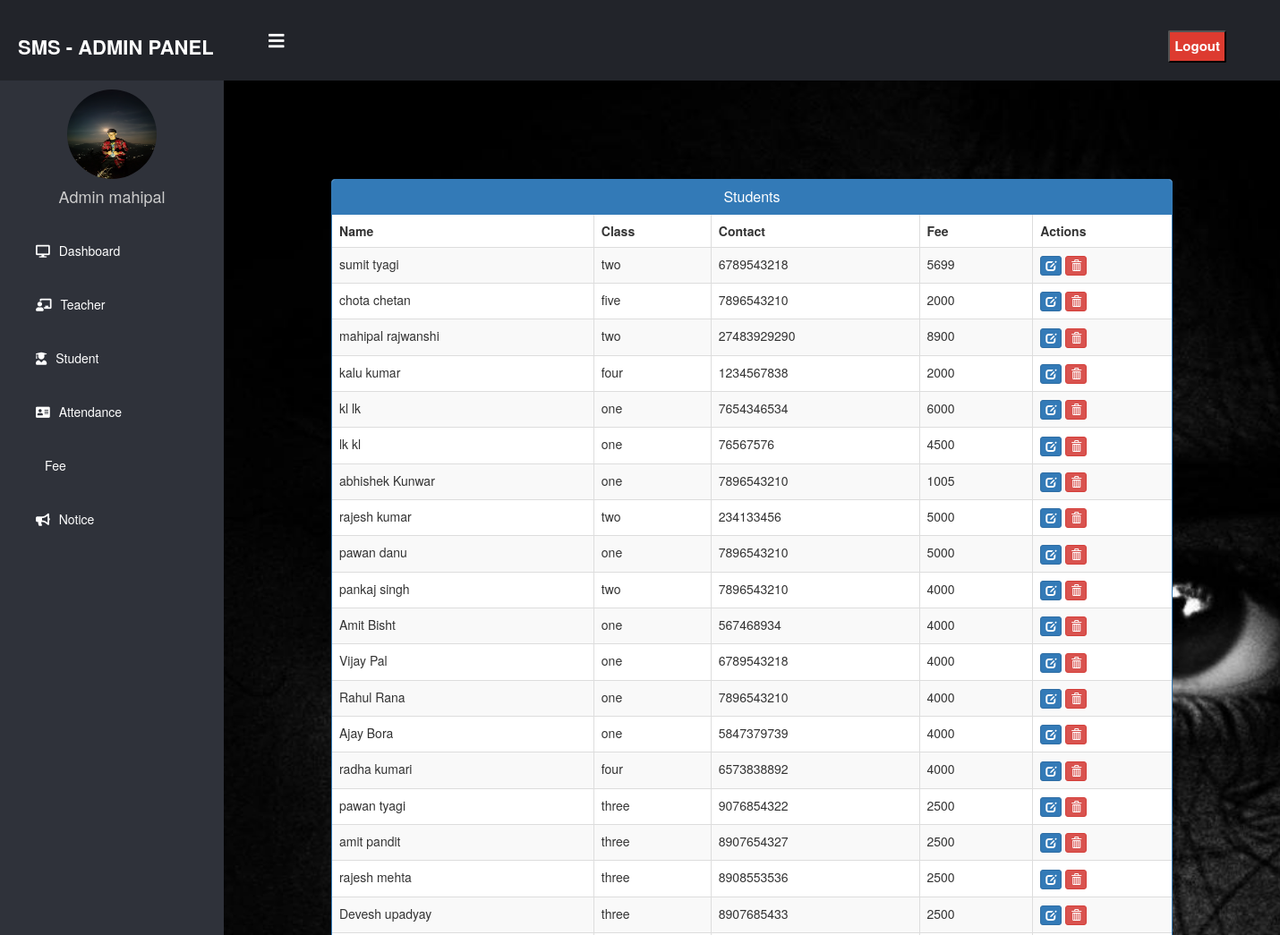
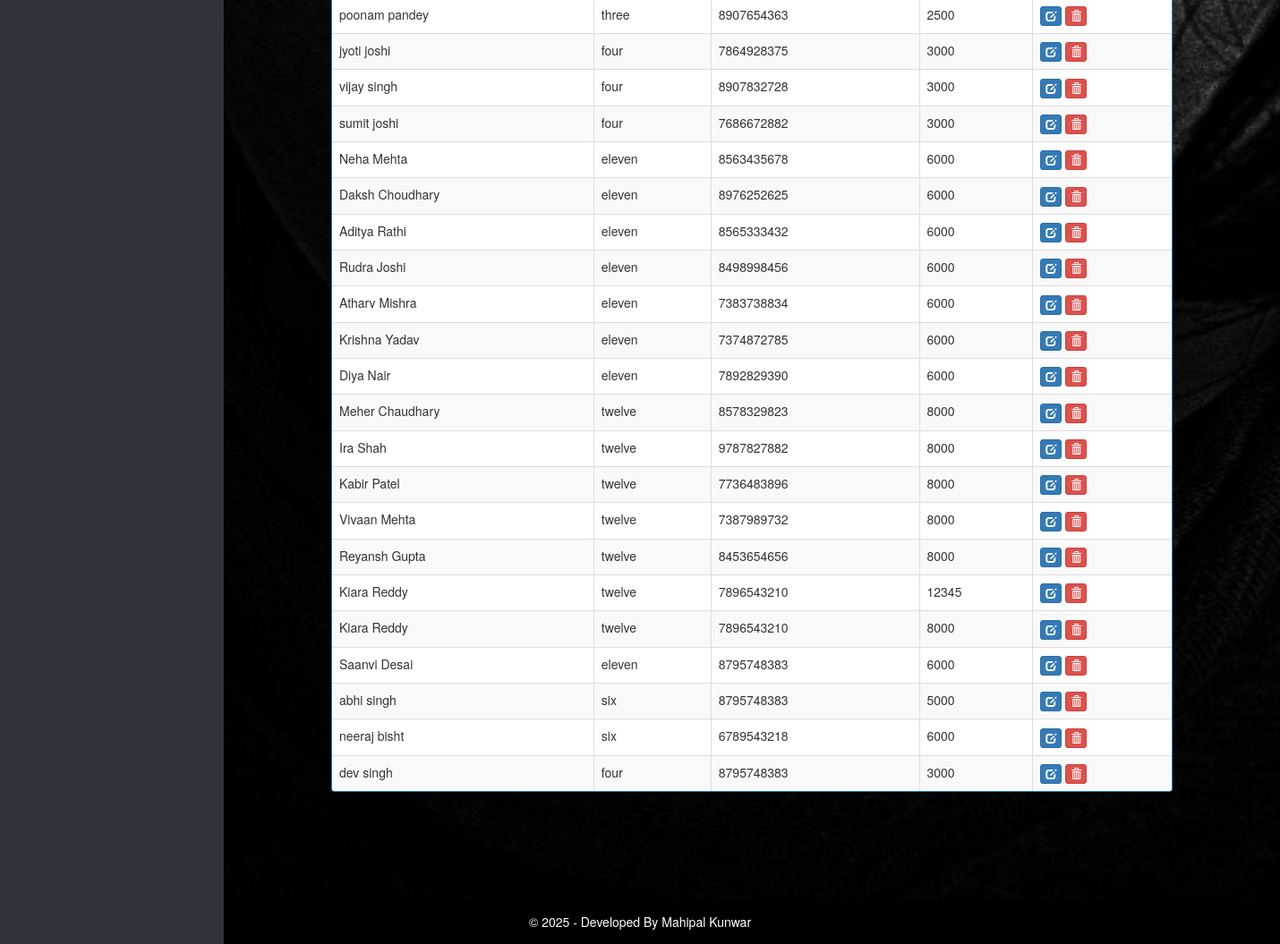
The page /admin-view-student/ (signed in) on the database its author committed (2 pictures, top to bottom).
### school/models.py (models this page shows, shortened)
class StudentExtra(models.Model):
    user=models.OneToOneField(User,on_delete=models.CASCADE)
    roll = models.CharField(max_length=10)
    mobile = models.CharField(max_length=40,null=True)
    fee=models.PositiveIntegerField(null=True)
    cl= models.CharField(max_length=10,choices=classes,default='one')
    status=models.BooleanField(default=False)
    admission_date = models.DateField(auto_now_add=True)
    @property
    def get_name(self):
        return self.user.first_name+" "+self.user.last_name

### school/views.py (the view)
# urls.py: path('admin-view-student/', views.admin_view_student_view,name='admin-view-student'),
@login_required(login_url='adminlogin')
@user_passes_test(is_admin)
def admin_view_student_view(request):
    students=models.StudentExtra.objects.all().filter(status=True)
    return render(request,'school/admin_view_student.html',{'students':students})

### school/views.py (called while the page is built)
def is_admin(user):
    return user.groups.filter(name='ADMIN').exists()

### templates/school/admin_view_student.html (shortened to what this page needs)
{% extends 'school/adminbase.html' %}
{% block content %}
<head>
  <link href="//netdna.bootstrapcdn.com/bootstrap/3.0.0/css/bootstrap.min.css" rel="stylesheet" id="bootstrap-css">
</head>
<div class="container">
  <div class="row">
    <div class="panel panel-primary">
      <div class="panel-heading">
        <h6 class="panel-title">Students</h6>
      </div>
      <table class="table table-hover table-striped table-bordered" id="dev-table">
        <thead>
          <tr>
            <th>Name</th>
            <th>Class</th>
            <th>Contact</th>
            <th>Fee</th>
            <th>Actions</th>
          </tr>
        </thead>
        {% for s in students %}
        <tr>
          <td> {{s.get_name}}</td>
          <td>{{s.cl}}</td>
          <td>{{s.mobile}}</td>
          <td>{{s.fee}}</td>
          <td><a class="btn btn-primary btn-xs" href="{% url 'update-student' s.id  %}"><span class="glyphicon glyphicon-edit"></span></a>
         <a class="btn btn-danger btn-xs" href="{% url 'delete-student-from-school' s.id  %}"><span class="glyphicon glyphicon-trash"></span></a></td>
        </tr>
        {% endfor %}
      </table>
    </div>
  </div>
</div>
{% endblock content %}

### templates/school/adminbase.html (shortened to what this page needs)
<!DOCTYPE html>
{% load static %}
<html lang="en" dir="ltr">
<head>
  <link rel="stylesheet" href="https://cdnjs.cloudflare.com/ajax/libs/font-awesome/5.12.1/css/all.min.css">
</head>
<body>
  <header>
    <label for="check">
      <i class="fas fa-bars" id="sidebar_btn"></i>
    </label>
    <div class="left_area">
      <h3>SMS - Admin Panel</h3>
    </div>
    <div class="right_area">
      <form method="POST" action="{% url 'logout' %}" style="display:inline;">
        <button type="submit" class="logout_btn">Logout</button>
      </form>
    </div>
  </header>
  <div class="sidebar">
    <center>
      <img src="{% static 'images/admin-icn.png' %}" class="profile_image" alt="">
      <h4>Admin {{ request.user.first_name }}</h4>
    </center>
    <a href="/admin-dashboard"><i class="fas fa-desktop"></i><span>Dashboard</span></a>
    <a href="/admin-teacher"><i class="fas fa-chalkboard-teacher"></i><span>Teacher</span></a>
    <a href="/admin-student"><i class="fas fa-user-graduate"></i><span>Student</span></a>
    <a href="/admin-attendance"><i class="fas fa-address-card"></i><span>Attendance</span></a>
    <a href="/admin-fee"><span>Fee</span></a>
    <a href="/admin-notice"><i class="fas fa-bullhorn"></i><span>Notice</span></a>
  </div>
  <div class="content">
    {% block content %}{% endblock content %}
  </div>
  <footer>
    &copy; 2025 - Developed By Mahipal Kunwar
  </footer>
</body>
</html>

### templates/school/admin_view_student.html (style rules this page uses)
a:link { text-decoration: none; }
h6 { text-align: center; }
.row { margin: 100px; }

### rows shown on the page
StudentExtra: get_name "sumit tyagi", cl "two", mobile "6789543218", fee "5699"
StudentExtra: get_name "chota chetan", cl "five", mobile "7896543210", fee "2000"
StudentExtra: get_name "mahipal rajwanshi", cl "two", mobile "27483929290", fee "8900"
StudentExtra: get_name "kalu kumar", cl "four", mobile "1234567838", fee "2000"
StudentExtra: get_name "kl lk", cl "one", mobile "7654346534", fee "6000"
StudentExtra: get_name "lk kl", cl "one", mobile "76567576", fee "4500"
StudentExtra: get_name "abhishek Kunwar", cl "one", mobile "7896543210", fee "1005"
StudentExtra: get_name "rajesh kumar", cl "two", mobile "234133456", fee "5000"
StudentExtra: get_name "pawan danu", cl "one", mobile "7896543210", fee "5000"
StudentExtra: get_name "pankaj singh", cl "two", mobile "7896543210", fee "4000"
StudentExtra: get_name "Amit Bisht", cl "one", mobile "567468934", fee "4000"
StudentExtra: get_name "Vijay Pal", cl "one", mobile "6789543218", fee "4000"
StudentExtra: get_name "Rahul Rana", cl "one", mobile "7896543210", fee "4000"
StudentExtra: get_name "Ajay Bora", cl "one", mobile "5847379739", fee "4000"
StudentExtra: get_name "radha kumari", cl "four", mobile "6573838892", fee "4000"
StudentExtra: get_name "pawan tyagi", cl "three", mobile "9076854322", fee "2500"
StudentExtra: get_name "amit pandit", cl "three", mobile "8907654327", fee "2500"
StudentExtra: get_name "rajesh mehta", cl "three", mobile "8908553536", fee "2500"
StudentExtra: get_name "Devesh upadyay", cl "three", mobile "8907685433", fee "2500"
StudentExtra: get_name "poonam pandey", cl "three", mobile "8907654363", fee "2500"
StudentExtra: get_name "jyoti joshi", cl "four", mobile "7864928375", fee "3000"
StudentExtra: get_name "vijay singh", cl "four", mobile "8907832728", fee "3000"
StudentExtra: get_name "sumit joshi", cl "four", mobile "7686672882", fee "3000"
StudentExtra: get_name "Neha Mehta", cl "eleven", mobile "8563435678", fee "6000"
StudentExtra: get_name "Daksh Choudhary", cl "eleven", mobile "8976252625", fee "6000"
StudentExtra: get_name "Aditya Rathi", cl "eleven", mobile "8565333432", fee "6000"
StudentExtra: get_name "Rudra Joshi", cl "eleven", mobile "8498998456", fee "6000"
StudentExtra: get_name "Atharv Mishra", cl "eleven", mobile "7383738834", fee "6000"
StudentExtra: get_name "Krishna Yadav", cl "eleven", mobile "7374872785", fee "6000"
StudentExtra: get_name "Diya Nair", cl "eleven", mobile "7892829390", fee "6000"
StudentExtra: get_name "Meher Chaudhary", cl "twelve", mobile "8578329823", fee "8000"
StudentExtra: get_name "Ira Shah", cl "twelve", mobile "9787827882", fee "8000"
StudentExtra: get_name "Kabir Patel", cl "twelve", mobile "7736483896", fee "8000"
StudentExtra: get_name "Vivaan Mehta", cl "twelve", mobile "7387989732", fee "8000"
StudentExtra: get_name "Reyansh Gupta", cl "twelve", mobile "8453654656", fee "8000"
StudentExtra: get_name "Kiara Reddy", cl "twelve", mobile "7896543210", fee "12345"
StudentExtra: get_name "Kiara Reddy", cl "twelve", mobile "7896543210", fee "8000"
StudentExtra: get_name "Saanvi Desai", cl "eleven", mobile "8795748383", fee "6000"
StudentExtra: get_name "abhi singh", cl "six", mobile "8795748383", fee "5000"
StudentExtra: get_name "neeraj bisht", cl "six", mobile "6789543218", fee "6000"
StudentExtra: get_name "dev singh", cl "four", mobile "8795748383", fee "3000"

### other values the page prints
{{ request.user.first_name }} "mahipal"
